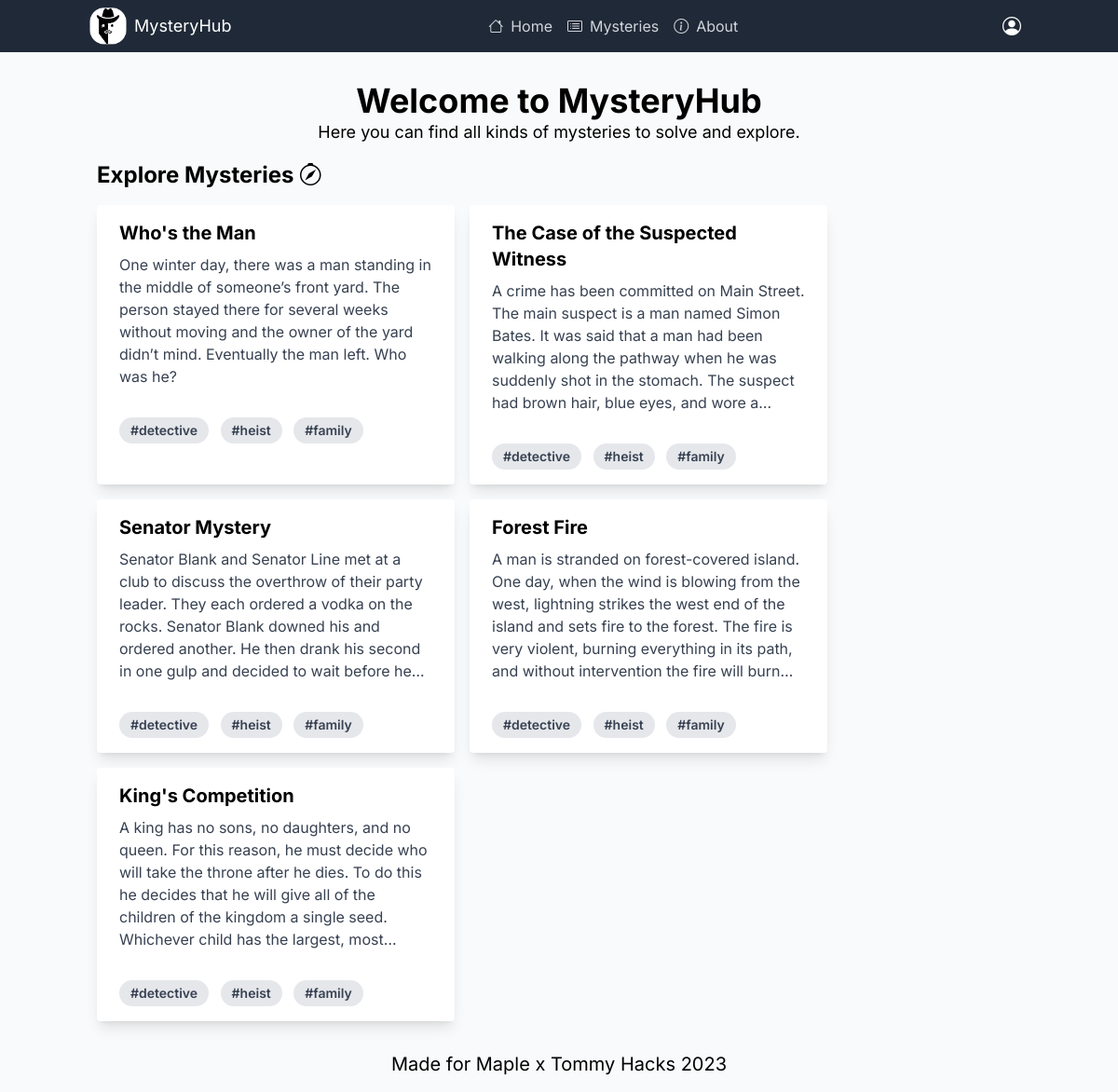
Before: / with the older database file.
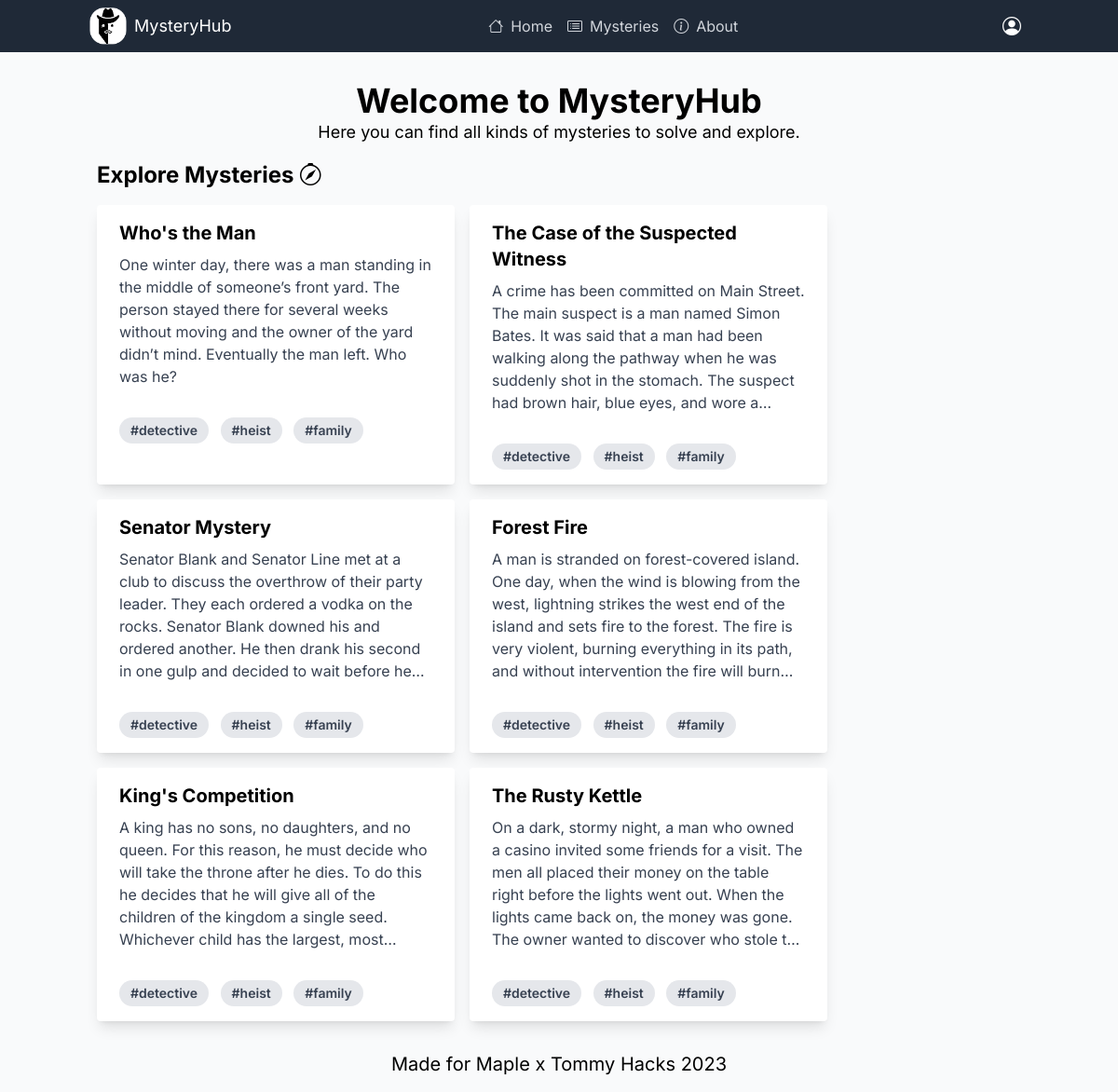
After: the same page with the newer database file.
### mysteries/models.py (models this page shows)
class Mystery(models.Model):
    title = models.CharField(max_length=200)
    description = models.TextField()
    created_by = models.ForeignKey(User, on_delete=models.CASCADE)
    created_at = models.DateTimeField(auto_now_add=True)
    clues = models.TextField()
    is_solved = models.BooleanField(default=False)
    solution = models.TextField()
    tags = models.ManyToManyField(to=Tag, related_name="mysteries", blank=True)

### mysteries/views.py (the view)
# urls.py: path('', views.index, name="index"),
def index(request):
    mysteries = Mystery.objects.all()
    return render(request, 'index.html', {
        "mysteries": mysteries
    })

### mysteries/templates/index.html
{% extends 'layout.html' %}
{% load static %}
{% block body %}
<div class="container mx-auto p-4">
    <h1 class="text-4xl font-bold mt-4 text-center">Welcome to MysteryHub</h1>
    <p class="text-lg text-center">Here you can find all kinds of mysteries to solve and explore.</p>
    <h2 class="text-2xl font-bold my-4">Explore Mysteries <i class="bi bi-compass"></i></h2>
    <div class="flex flex-wrap gap-4 grid-cols-none">
        {% for mystery in mysteries %}
        <a href="{% url 'view_mystery' mystery.id %}" class="max-w-sm rounded overflow-hidden shadow-lg bg-white">
            <div class="px-6 py-4">
                <div class="font-bold text-xl mb-2">{{mystery.title}}</div>
                <p class="text-gray-700 text-base  line-clamp-6">
                    {{mystery.description}}
                </p>
            </div>
            <div class="px-6 py-4">
                <span
                    class="inline-block bg-gray-200 rounded-full px-3 py-1 text-sm font-semibold text-gray-700 mr-2">#detective</span>
                <span
                    class="inline-block bg-gray-200 rounded-full px-3 py-1 text-sm font-semibold text-gray-700 mr-2">#heist</span>
                <span
                    class="inline-block bg-gray-200 rounded-full px-3 py-1 text-sm font-semibold text-gray-700">#family</span>
            </div>
        </a>
        {% endfor %}
    </div>
</div>
<footer class="container mx-auto p-4 text-xl text-center">
    Made for Maple x Tommy Hacks 2023
</footer>
{% endblock %}

Changed rows visible on the page:
added Mystery: title "The Rusty Kettle", description "On a dark, stormy night, a man who owned a casino invited some friends for a visit. The men all placed their money on the table right before the lights went out. When the lights came back on, the money was gone. The owner wanted to discover who stole…"
